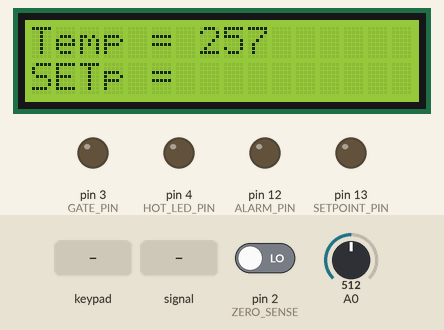
Simulated run of this sketch. Board: Arduino Uno, built with avr-gcc and run on an emulated ATmega328P. Parts: 16×2 character LCD, output pins drawn as LEDs (lit = HIGH). Inputs (shaded band) come from the test bench; at power-on: A0 = 512, pin 2 (ZERO_SENSE) LOW.

Above: at 1.2 s.
1.3 s: keypad keys 6 1 1 1 0 8 pressed 0.4 s apart
At 4.2 s:
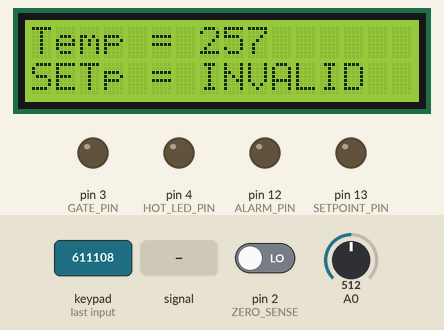
6.7 s: A0 fed a 200 Hz sine of ±81 counts around its level
At 7.1 s:
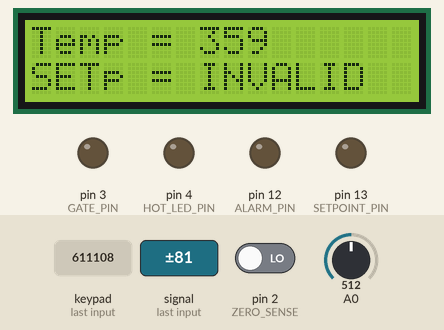
9.7 s: A0 set to 440
12.7 s: key '1' pressed
At 14.8 s:
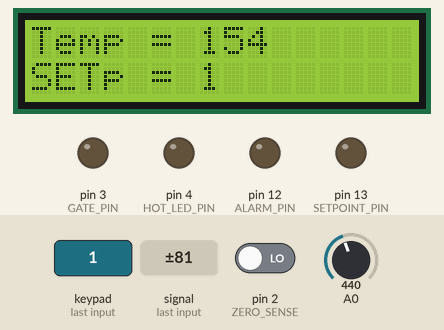
15.1 s: keypad keys 6 1 1 1 0 8 # pressed 0.4 s apart
At 18.3 s:
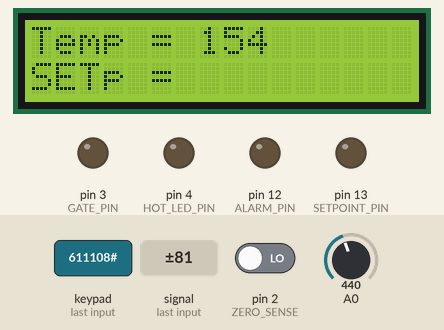
19.4 s: A0 fed a 1000 Hz sine of ±255 counts around its level
At 20.7 s:
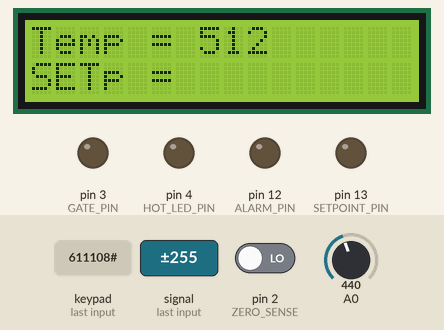
Timing chart, 0 to 22.4 s (numbered marks = the images above; inputs shaded):
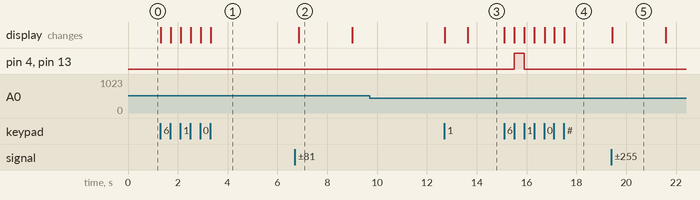

The sketch:

Senior_Project.ino
```cpp
///GRANNY SAFE SENIOR PROJECT CODE
///
///Authored by:  Josh Andrews
///              Riley McKay
///
///UMO ECE 402 Fall 2017 Semester
///Last update 12/13/17


//enable arduino support for PID control
#include <PID_v1.h>

//enable support for i2c to 16x2 LCD module
#include <FaBoLCD_PCF8574.h>

//enable support for register access and interrupts
#include <avr/io.h>
#include <avr/interrupt.h>

//enable arduino library for the keypad
#include <Key.h>
#include <Keypad.h>

#define ALARM_PIN     12    //pin 18 on chip, used to control alarm speaker and led
#define SETPOINT_PIN  13    //pin 19 on chip, used control setpoint led
#define ZERO_SENSE    2     //pin 4 on chip, used as external interrupt pin to capture zero crossing event
#define GATE_PIN      3     //pin 5 on chip, used to control the triggering of the triac (pretty sure want PWM here, so chose PWM PIN)
#define HOT_LED_PIN   4     //probably need to change pin (6 on chip currently)
#define KP            40.0     // PID proportional factor
#define KI            1    // PID integral factor
#define KD            10.0    // PID derivative factor
#define ALR_DELAY     600000   //time in ms until alarm activates
#define OFF_DELAY     60000    //hoow long the alarm sounds until turns off

//used to convert adc reading into degree F
#define TEMP_OFFSET   -470.0
#define TEMP_SLOPE    1.42  //.4545454545

const byte ROWS = 4; // Four rows
const byte COLS = 3; // Three columns

// Define the Keymap
char keys[ROWS][COLS] = {
  {'1','2','3'},
  {'4','5','6'},
  {'7','8','9'},
  {'*','0','#'}
};
// Connect keypad ROW0, ROW1, ROW2 and ROW3 to these Arduino Uno pins
byte rowPins[ROWS] = { 6, 11, 10, 8 };

// Connect keypad COL0, COL1 and COL2 to these Arduino pins.
byte colPins[COLS] = { 7, 5, 9 };

//define the keypad using info above
Keypad kpd = Keypad( makeKeymap(keys), rowPins, colPins, ROWS, COLS );
FaBoLCD_PCF8574 lcd;

double temperature = 0;                 // variable to store temperature
double setpoint = 0;                    // variable to store setpoint
double pid_output;                      // variable to store pid calculation result
boolean set_state = false;              // used as flag for setpoint entered or not
boolean hot_led_state = false;          // used as flag for temp > 120F
unsigned long alarm_timer = 0xFFFFFFFF; // used to store alarm time
const long alarm_period = 1;            //1ms on/off time, 500Hz, closest can get to 1kHz using millis, Blink Without Delay Arduino
unsigned int print_cnt = 50000;                 //used to slow down writing to lcd
int key_temp = 0;                       //key press counter
boolean zero_state = false;             //flag to signal if we are in state where we care about zero-crossing (pid and hotplate control)
//boolean on_state = false;             //if we are a state to care about alarms
int windowsize = 510;                   //500 - 2, practically turns triac off (see ISRs below), if 500 get full wave again

//define the PID using coeffiecients above, comparing the hotplate temperature to setpoint
//PID out will influence a time delay and reverse mode is need to get proper operation
PID myPID(&temperature, &pid_output, &setpoint, KP, KI, KD, REVERSE);

//the use of serial.print will severly slow down this code
void setup() {

  pinMode(ALARM_PIN, OUTPUT);         //controls alarm speaker and led bjt
  pinMode(SETPOINT_PIN, OUTPUT);      // enables setpoint entered led
  pinMode(ZERO_SENSE, INPUT);         // reads the zero sense signal
  pinMode(GATE_PIN, OUTPUT);          //controls triac gate pin
  pinMode(HOT_LED_PIN, OUTPUT);       //used to control led to signal >120F

  // set up Timer1
  //(see ATMEGA 328 data sheet pg 134 for more details)
  OCR1A = 2;       //initialize the comparator (5=roughly full sine wave)
  TIMSK1 = 0x03;    //enable comparator A and overflow interrupts
  TCCR1A = 0x00;    //timer 1 control registers set for
  TCCR1B = 0x00;    //normal operation, timer disabled

  //Creates an interrupt triggered on rising edge of zero-crossing circuit output
  //INT0, pin 4 on chip
  attachInterrupt(0, zero_crossing, RISING);  //currently working

  // set up the LCD's number of columns and rows:
  lcd.begin(16, 2);

  // Print labels to LCD.
  lcd.print("Temp = ");
  lcd.setCursor(0,1);
  lcd.print("SETp = ");

  //setup PID limits and mode.
  myPID.SetOutputLimits(2, windowsize);
  myPID.SetMode(AUTOMATIC);
}

void loop() {

  print_temp();

  //will use to start alarm timer and turn on and off the hot led, just keep in mind that millis overflows after 50 days (unsigned long should correct it)
  if ((temperature>=120) && !(hot_led_state) && set_state) {       //setpoint entered, hotplate temp >=120 and led not already on, start alarm timer
    alarm_timer = millis();                                        //Need to have setpoint to work
    digitalWrite(HOT_LED_PIN, HIGH);                               //Turn on HOT/timer activated LED
    hot_led_state = !hot_led_state;                                //toggle state
  }

  //if >120 check to see if timer has expired,
  if (((millis() - alarm_timer) >= ALR_DELAY) && hot_led_state) {     //alarm after delay once 120F reached
    digitalWrite(ALARM_PIN, HIGH);                                    //turn on alarm

    //if OFF DELAY time has passed, turn off the hotplate and alarm
    //clear the setpoint too and any keys that may have been entered
    if ((millis() - alarm_timer) >= OFF_DELAY + ALR_DELAY) {
      hot_led_state = false;
      set_state = false;
      zero_state = false;
      setpoint = 0;
      key_temp = 0;
      lcd_clear(7,1);
      key_temp = 0;
      lcd.print("ALARM");
      digitalWrite(HOT_LED_PIN, LOW);
      digitalWrite(SETPOINT_PIN, LOW);
      digitalWrite(ALARM_PIN, LOW);

    }
  }
//for pid stuff, only need when hotplate on

 pid_calc();

//keypad read, in test setup now
  char key = kpd.getKey();
  if(key){  // Check for a valid key.
    switch (key){

      //alarm timer reset key, will reset timer if pressed
      case '*':
        alarm_timer = millis();         //set new alarm timer
        digitalWrite(ALARM_PIN, LOW);   //turn off alarm
        break;

      //turn off key
      case '#':
        //reset flags to off state condition
        hot_led_state = false;
        set_state = false;
        zero_state = false;

        //clear setpoint and any keys
        setpoint = 0;
        key_temp = 0;

        //clear setpoint off lcd
        lcd_clear(7,1);

        //turn off leds/alarms
        digitalWrite(HOT_LED_PIN, LOW);
        digitalWrite(SETPOINT_PIN, LOW);
        digitalWrite(ALARM_PIN, LOW);
        break;

      //how we get our setpoint, reads keys until 3 #'s have been entered.
      //then either makes it setpoint of prints invaild if out of range
      default:
        if (key_temp == 0) {          //first key
          setpoint = 100*(key-'0');   //convert from ascii to integer, *100 puts in 100 spot
          key_temp++;                 //update # of keys entered
          set_state = false;          //if setpoint before, clear now
          hot_led_state = false;      //no setpoint = no timer
          digitalWrite(HOT_LED_PIN, LOW);   //turn of timer led
          digitalWrite(SETPOINT_PIN, LOW);   //turn off setpoint led
          lcd_clear(7,1);                   //clear current setpoint off screen
          lcd.print((int)setpoint/100);     //print first digit of setpoint
          break;
        }
        else if (key_temp == 1) {                 //next key
          setpoint = setpoint + 10*(key-'0');     //add next integer to setpoint in 10s place
          key_temp++;                             //add 1 to # of keys pressed

          //keep in off state
          set_state = false;
          hot_led_state = false;
          digitalWrite(HOT_LED_PIN, LOW);
          digitalWrite(SETPOINT_PIN, LOW);

          lcd_clear(7,1);                     //clear lcd and print current entry
          lcd.print((int)setpoint/10);
          break;
        }

        else if (key_temp == 2) {       //last key

          setpoint = setpoint + (key-'0');    //add final integer to setpoint in 1s place
          key_temp = 0;                       //reset # of keys pressed

          //check if setpoint valid
          if (setpoint >=150 && setpoint <=450) {
            set_state = true;                 //if valid, we have a setpoint to reach
            lcd_clear(7,1);                   //clear lcd then print setpoint
            lcd.print((int)setpoint);
            digitalWrite(SETPOINT_PIN, HIGH); //turn on setpoint led
          }
          //if not valid keep/turn everything off and print invalid to screen
          else {
            setpoint=0;
            set_state = false;
            hot_led_state = false;
            digitalWrite(SETPOINT_PIN, LOW);
            digitalWrite(HOT_LED_PIN, LOW);
            lcd_clear(7,1);
            lcd.print("INVALID");
          }
          break;
        }
        break;

    }
  }
}

//ISR for zero crossing signal
//Code modified from arduino ac phase control tutorial

void zero_crossing() {
  if (zero_state) { //zero sense enabled and hotplate not in full off condition
    TCCR1B=0x04;                  //start timer 1 with divide by 256 input
    TCNT1 = 0;                    //reset timer 1 - count from zero
  }
}

ISR(TIMER1_COMPA_vect){                 //comparator match interrupt
  if (zero_state && OCR1A < windowsize) {                     //zero sense is enable
    digitalWrite(GATE_PIN, HIGH);       //set TRIAC gate to high
    TCNT1 = 65536 + (-(windowsize+2) + OCR1A);      //trigger pulse width, will be full half wave - delay
  }                                     //bigger than 500 and starts skipping some half waves
                                        //given the rise/fall of zero-cross, 500 ~ half wave
}

ISR(TIMER1_OVF_vect){                   //timer 1 overflow interrupt
  if (zero_state) {                     //zero sense is enable
    digitalWrite(GATE_PIN,LOW);         //turn off TRIAC gate
    TCCR1B = 0x00;                      //disable timer, stop unintended triggers
  }
}

void pid_calc(void) {

  //only do if setpoint is entered
   if (set_state) {
    zero_state = true;    //start caring about zero crossing
    myPID.Compute();      //calculate pid control of hotplate
    OCR1A = pid_output;   //set output to comparator register, ISRs will use this
  }
  else {                    //if no setpoint keep hotplate off and disregard zero sense
    zero_state = false;
    digitalWrite(GATE_PIN,LOW);
  }
}

//calculate and print the temperature
void print_temp(void) {

  //calculate the temperature from the adc reading and res/temp coefficients
  temperature = (TEMP_SLOPE * analogRead(A0)) + TEMP_OFFSET;  //Seems to be pretty close, will need to double check again

  //print the temperature to the screen
  if (print_cnt>=10000) {
    lcd_clear(7,0);
    lcd.print((int)temperature);  //display temp
    print_cnt = 0;
  }
  print_cnt++;
}

//clear 7 spaces starting at row and col entered, also reset cursor back to col/row
void lcd_clear(int col, int row) {
  lcd.setCursor(col,row);
  lcd.print("       ");
  lcd.setCursor(col,row);
}
```

Measured:
- after the input at 1.3 s, the display: first changes at once (image 1 shows a later state)
- after the input at 6.7 s, the display: changes after 0.16 s (image 2)
- after the input at 9.7 s, every drawn part: stays the same
- after the input at 12.7 s, the display: first changes at once (image 3 shows a later state)
- after the input at 15.1 s, pin 4 (HOT_LED_PIN), pin 13 (SETPOINT_PIN): LOW → HIGH after 0.41 s, → LOW 0.39 s later; the display: first changes at once (image 4 shows a later state)
- after the input at 19.4 s, the display: changes at once (image 5)
- what the display in image 2 shows lasts 2.1 s, from 6.9 s to 9.0 s
